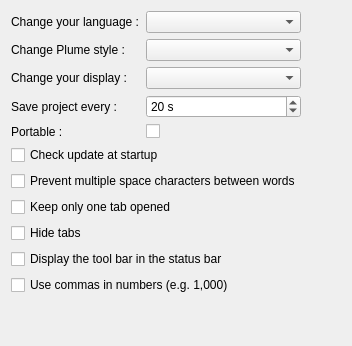
     <widget class="QWidget" name="generalTab">
      <attribute name="title">
       <string>General</string>
      </attribute>
      <layout class="QGridLayout" name="gridLayout_7">
       <item row="0" column="0">
        <layout class="QFormLayout" name="formLayout">
         <property name="fieldGrowthPolicy">
          <enum>QFormLayout::AllNonFixedFieldsGrow</enum>
         </property>
         <item row="0" column="0">
          <widget class="QLabel" name="label_2">
           <property name="text">
            <string>Change your language :</string>
           </property>
          </widget>
         </item>
         <item row="0" column="1">
          <widget class="QComboBox" name="langComboBox"/>
         </item>
         <item row="1" column="0">
          <widget class="QLabel" name="label">
           <property name="text">
            <string>Change Plume style :</string>
           </property>
          </widget>
         </item>
         <item row="1" column="1">
          <widget class="QComboBox" name="styleComboBox"/>
         </item>
         <item row="2" column="0">
          <widget class="QLabel" name="label_3">
           <property name="text">
            <string>Change your display :</string>
           </property>
          </widget>
         </item>
         <item row="2" column="1">
          <widget class="QComboBox" name="displayModeComboBox"/>
         </item>
         <item row="3" column="0">
          <widget class="QLabel" name="label_4">
           <property name="text">
            <string>Save project every :</string>
           </property>
          </widget>
         </item>
         <item row="3" column="1">
          <widget class="QSpinBox" name="autosaveTimeSpinBox">
           <property name="accelerated">
            <bool>true</bool>
           </property>
           <property name="suffix">
            <string comment="seconds"> s</string>
           </property>
           <property name="minimum">
            <number>10</number>
           </property>
           <property name="maximum">
            <number>3600</number>
           </property>
           <property name="singleStep">
            <number>10</number>
           </property>
           <property name="value">
            <number>20</number>
           </property>
          </widget>
         </item>
         <item row="4" column="0">
          <widget class="QLabel" name="isPortableToBeCreatedLabel">
           <property name="text">
            <string>Portable :</string>
           </property>
          </widget>
         </item>
         <item row="4" column="1">
          <widget class="QCheckBox" name="isPortableToBeCreated">
           <property name="toolTip">
            <string>Allow the use of Plume on a USB stick</string>
           </property>
          </widget>
         </item>
        </layout>
       </item>
       <item row="1" column="0">
        <layout class="QFormLayout" name="formLayout_6">
         <item row="0" column="0">
          <widget class="QCheckBox" name="checkUpdateAtStartupCheckBox">
           <property name="text">
            <string>Check update at startup</string>
           </property>
          </widget>
         </item>
         <item row="1" column="0">
          <widget class="QCheckBox" name="preventDoubleSpaceCheckBox">
           <property name="text">
            <string>Prevent multiple space characters between words</string>
           </property>
          </widget>
         </item>
         <item row="2" column="0">
          <widget class="QCheckBox" name="oneTabOnlyCheckBox">
           <property name="text">
            <string>Keep only one tab opened</string>
           </property>
          </widget>
         </item>
         <item row="3" column="0">
          <widget class="QCheckBox" name="noTabCheckBox">
           <property name="text">
            <string>Hide tabs</string>
           </property>
          </widget>
         </item>
         <item row="4" column="0">
          <widget class="QCheckBox" name="isToolBarInStatusBarCheckBox">
           <property name="text">
            <string>Display the tool bar in the status bar</string>
           </property>
          </widget>
         </item>
         <item row="5" column="0">
          <widget class="QCheckBox" name="useCommasInNumbersCheckBox">
           <property name="text">
            <string>Use commas in numbers (e.g. 1,000)</string>
           </property>
          </widget>
         </item>
        </layout>
       </item>
       <item row="0" column="1">
        <spacer name="horizontalSpacer_8">
         <property name="orientation">
          <enum>Qt::Horizontal</enum>
         </property>
         <property name="sizeHint" stdset="0">
          <size>
           <width>40</width>
           <height>20</height>
          </size>
         </property>
        </spacer>
       </item>
       <item row="2" column="0">
        <spacer name="verticalSpacer_5">
         <property name="orientation">
          <enum>Qt::Vertical</enum>
         </property>
         <property name="sizeHint" stdset="0">
          <size>
           <width>20</width>
           <height>40</height>
          </size>
         </property>
        </spacer>
       </item>
      </layout>
     </widget>
